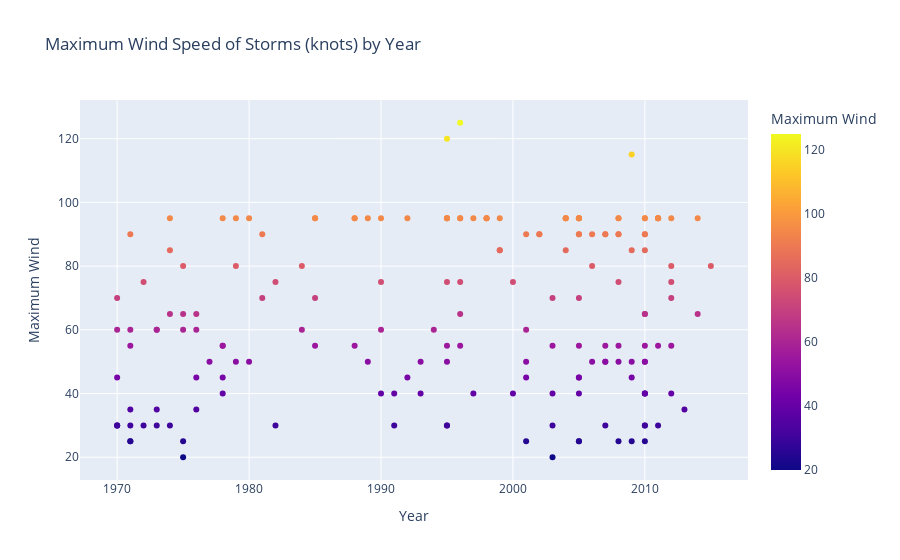

Notebook source saved alongside this figure:
### Code cell
fig5 = px.scatter(lat_long_filtered_df, x="Year", y="Maximum Wind", color='Maximum Wind',
                 title="Maximum Wind Speed of Storms (knots) by Year")

fig5.show()

### Figure 1 — Plotly figure (JSON) as saved in the notebook; plotly's stock layout.template omitted (floating-point values rounded to 4 significant figures; data arrays with more than 128 entries replaced by an {"elided": "..."} marker saying what was removed)
{"data": [{"hovertemplate": "Year=%{x}<br>Maximum Wind=%{marker.color}<extra></extra>", "legendgroup": "", "marker": {"color": {"elided": "177 int values"}, "coloraxis": "coloraxis", "symbol": "circle"}, "mode": "markers", "name": "", "orientation": "v", "showlegend": false, "type": "scatter", "x": {"elided": "177 int values"}, "xaxis": "x", "y": {"elided": "177 int values"}, "yaxis": "y"}], "layout": {"autosize": true, "coloraxis": {"colorbar": {"title": {"text": "Maximum Wind"}}, "colorscale": [[0, "#0d0887"], [0.1111, "#46039f"], [0.2222, "#7201a8"], [0.3333, "#9c179e"], [0.4444, "#bd3786"], [0.5556, "#d8576b"], [0.6667, "#ed7953"], [0.7778, "#fb9f3a"], [0.8889, "#fdca26"], [1, "#f0f921"]]}, "legend": {"tracegroupgap": 0}, "title": {"text": "Maximum Wind Speed of Storms (knots) by Year"}, "xaxis": {"anchor": "y", "autorange": true, "domain": [0, 1], "range": [1967.0, 2018.0], "title": {"text": "Year"}, "type": "linear"}, "yaxis": {"anchor": "x", "autorange": true, "domain": [0, 1], "range": [12.31, 132.7], "title": {"text": "Maximum Wind"}, "type": "linear"}}}
